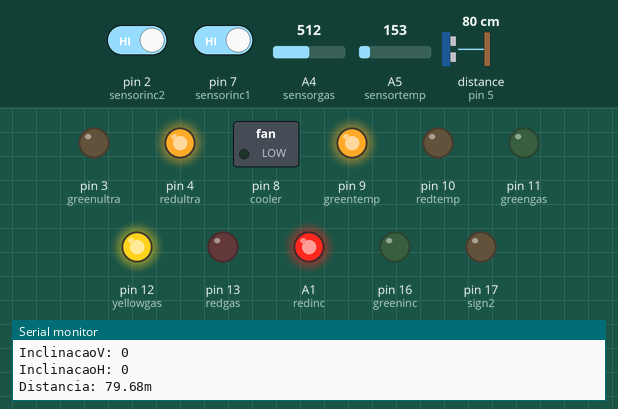
The sketch below on a simulated Arduino Uno, built with avr-gcc and run on an emulated ATmega328P. Parts: switched loads named in the sketch (green lamp = pin HIGH), output pins drawn as LEDs (lit = HIGH), the last lines printed to the serial monitor. Wiring (inferred from the names in the program): ultrasonic range finder: trigger pin 6; echo pin 5. Inputs (shaded band) come from the test bench; at power-on: distance to the obstacle (sensor on pin 5) 80 cm, A4 (sensorgas) = 512, pin 2 (sensorinc2) HIGH, pin 7 (sensorinc1) HIGH, A5 (sensortemp) = 153. The echo pulse lasts 58.3 µs per cm; pins used as bus, display or sensor lines are not drawn.

Above: at 3.3 s.
3.4 s: distance to the obstacle (sensor on pin 5) set to 196 cm
6.7 s: distance to the obstacle (sensor on pin 5) set to 203 cm
At 9.2 s:
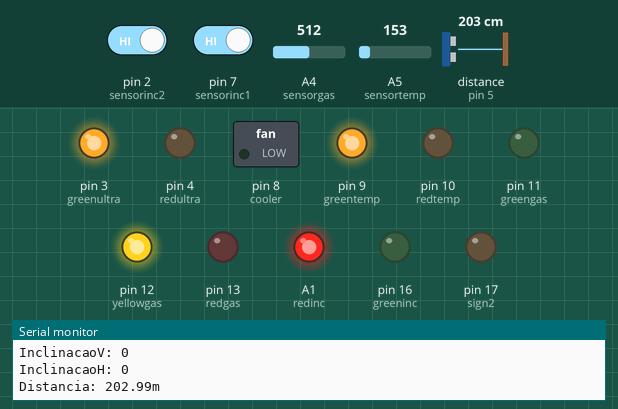
10.0 s: A4 (sensorgas) set to 643
13.3 s: A4 (sensorgas) set to 675
At 15.7 s:
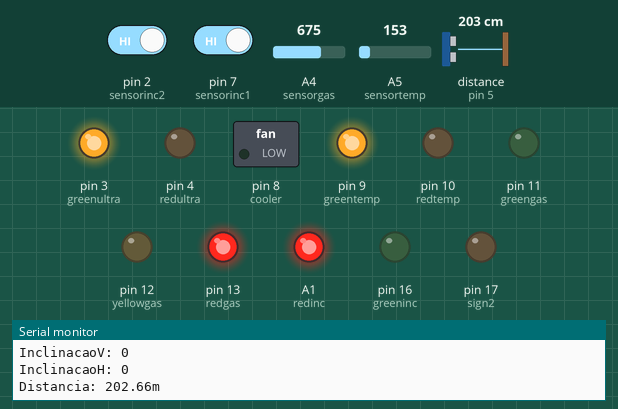
16.6 s: pin 2 (sensorinc2) driven LOW
At 18.2 s:
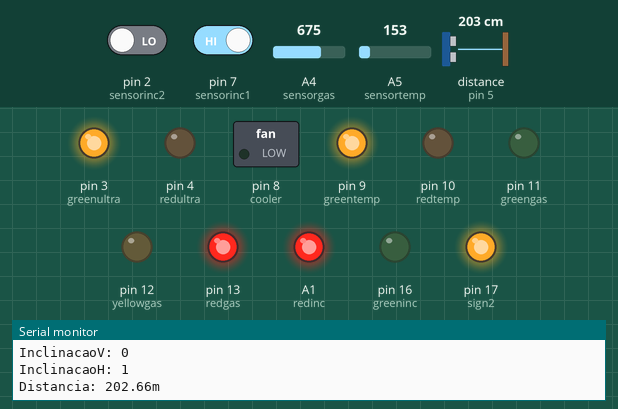
19.9 s: pin 7 (sensorinc1) driven LOW
At 20.7 s:
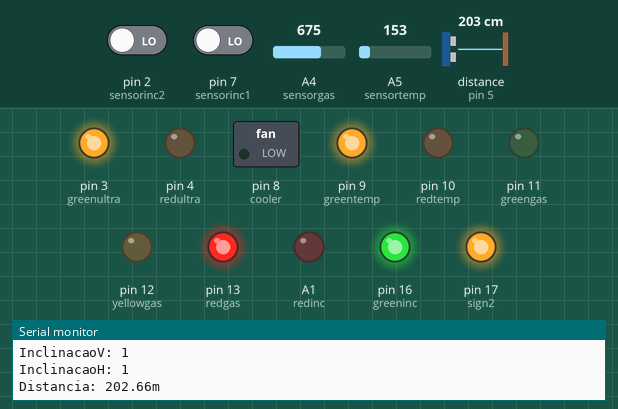
Timing chart, 0 to 22.9 s (numbered marks = the images above; inputs shaded):
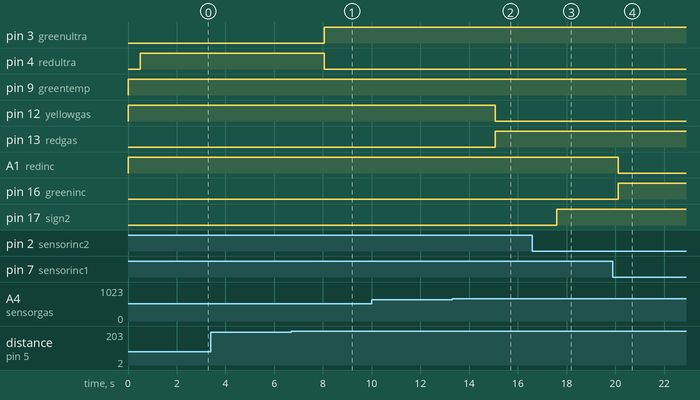

The sketch:

Codigo_ATmegaSensores.ino
```cpp
void setup() {
  Serial.begin(9600);
}

void loop() {
  Serial.println("Metano: "+(String)FunGas()+"%");
  Serial.println("Temperatura: "+(String)FunTemp()+"*C");
  Serial.println("InclinacaoV: "+(String)FunInc1());
  Serial.println("InclinacaoH: "+(String)FunInc2());
  IniciarTrigger();
  FunUltra(CalcularDistancia());
  Serial.println("");
  delay (2000);
}

//----------------Função Sensor de Gás ----------------

int FunGas (){
  int redgas = 13;      //Pino do LED Vermelho para o sensor de gás
  int yellowgas = 12;   //Pino do LED Amarelo para o sensor de gás
  int greengas = 11;    //Pino do LED Verde para o sensor de gás
  int sensorgas = A4;   //Pino para o sensor de gás
  int mapagas = 0;      //Variável que receberá o mapeamento

  pinMode(redgas, OUTPUT);
  pinMode(yellowgas, OUTPUT);
  pinMode(greengas, OUTPUT);

  mapagas = analogRead(sensorgas);
  mapagas = map(mapagas, 306, 750, 0, 100);

  if (mapagas >= 80) {
    digitalWrite(redgas, HIGH);
    digitalWrite(yellowgas, LOW);
    digitalWrite(greengas, LOW);
  } else if (mapagas <= 20) {
    digitalWrite(redgas, LOW);
    digitalWrite(yellowgas, LOW);
    digitalWrite(greengas, HIGH);
  } else {
    digitalWrite(redgas, LOW);
    digitalWrite(yellowgas, HIGH);
    digitalWrite(greengas, LOW);
  }
  return mapagas;
}

//----------------Fim Função Sensor de Gás --------------
/*======================================================*/
//--------------Função Sensor de Temperatura-------------

float FunTemp(){
  int sensortemp=A5;    //Pino para o sensor de temperatura
  int greentemp=9;      //Pino do LED Verde para o sensor de temperatura
  int redtemp=10;     //Pino do LED Vermelho para o sensor de temperatura
  int cooler=8;       //Pino do Cooler para o sensor de temperatura

  pinMode(greentemp, OUTPUT);
  pinMode(redtemp, OUTPUT);
  pinMode(cooler, OUTPUT);

  int temptensao=analogRead(sensortemp); // Faz a leitura da tensão no sensor de temperatura

  float tensao=temptensao*5;      // Converte a tensão lida
  tensao/=1024;

  float tempC=(tensao-0.5)*100;     // Converte a tensão lida para Graus Celsius

  if (tempC>=60) {
    digitalWrite(greentemp, LOW);
    digitalWrite(redtemp, HIGH);
    digitalWrite(cooler,HIGH);
  } else {
    digitalWrite(greentemp, HIGH);
    digitalWrite(redtemp, LOW);
    digitalWrite(cooler,LOW);
  }
    return tempC;
}

//------------Fim Função Sensor de Temperatura ----------
/*======================================================*/
//----------Função Sensor de Inclinação Vertical---------

bool FunInc1(){
  int sensorinc1 = 7;   //Pino para o sensor de inclinação vertical
  int redinc = A1;      //Pino do LED Vermelho do sensor de inclinação vertical
  int greeninc = 16;    //Pino do LED Verde do sensor de inclinação vertical
  bool mapainc1 = 0;    //Variável que receberá o mapeamento

  pinMode(sensorinc1, INPUT);
  pinMode(redinc, OUTPUT);
  pinMode(greeninc, OUTPUT);

  mapainc1 = digitalRead(sensorinc1);

  if(!mapainc1){
    digitalWrite(redinc, LOW);
    digitalWrite(greeninc, HIGH);
  } else {
    digitalWrite(redinc, HIGH);
    digitalWrite(greeninc, LOW);
  }
  return !mapainc1;
}

//--------Fim Função Sensor de Inclinação Vertical--------
/*=======================================================*/
//---------Função Sensor de Inclinação Horizontal---------

bool FunInc2(){
  int sensorinc2 = 2;   //Pino do sensor de inclinação horizontal
  bool mapainc2 = 0;    //Variável que receberá o mapeamento
  int sign2 = 17;

  pinMode(sensorinc2, INPUT);
  pinMode(sign2, OUTPUT);

  mapainc2 = digitalRead(sensorinc2);
  if(!mapainc2){
    digitalWrite(sign2, HIGH);
  } else {
    digitalWrite(sign2, LOW);
  }
  return !mapainc2;
}

//--------Fim Função Sensor de Inclinação Horizontal------
/*=======================================================*/
//----------------Função Sensor Ultrassônico--------------

float FunUltra(int distan){
  int greenultra = 3;   //Pino do LED Verde do sensor ultrassônico
  int redultra = 4;     //Pino do LED Vermelho do sensor ultrassônico

  pinMode(greenultra, OUTPUT);
  pinMode(redultra, OUTPUT);

  if(distan>=200){
    digitalWrite(greenultra, HIGH);
    digitalWrite(redultra, LOW);
  } else {
    digitalWrite(redultra, HIGH);
    digitalWrite(greenultra, LOW);
  }
  return distan;
}

float CalcularDistancia() {
  int ECHO = 5;       //Pino de entrada do Echo do sensor ultrassônico
  float vsom = 34300.0;   //Variável que recebe o valor da velocidade do som em cm/s

  pinMode(ECHO, INPUT);

  unsigned long tempo = pulseIn(ECHO, HIGH);
  float distancia = tempo * 0.000001 * vsom / 2.0;
  delay(500);
  Serial.print("Distancia: ");
  Serial.print(distancia);
  Serial.println("m");
  return distancia;
}

void IniciarTrigger() {

  int TRIGGER  = 6;       //Pino de entrada do Echo do sensor ultrassônico
  pinMode(TRIGGER, OUTPUT);

  digitalWrite(TRIGGER, LOW);
  delayMicroseconds(2);
  digitalWrite(TRIGGER, HIGH);
  delayMicroseconds(10);
  digitalWrite(TRIGGER, LOW);
}

//------------------Fim Sensor Ultrassônico------------------
```

Measured:
- the behaviour switches between 200 and 201 cm on distance to the obstacle (sensor on pin 5) (found by bisection; images 0 and 1)
- the behaviour switches between 661 and 662 on A4 (sensorgas) (found by bisection; images 1 and 2)
- after the input at 6.7 s, pin 3 (greenultra): LOW → HIGH after 1.3 s; pin 4 (redultra): HIGH → LOW after 1.3 s
- after the input at 13.3 s, pin 12 (yellowgas): HIGH → LOW after 1.8 s; pin 13 (redgas): LOW → HIGH after 1.8 s
- after the input at 16.6 s, pin 17 (sign2): LOW → HIGH after 0.99 s
- after the input at 19.9 s, A1 (redinc): HIGH → LOW after 0.21 s; pin 16 (greeninc): LOW → HIGH after 0.21 s
